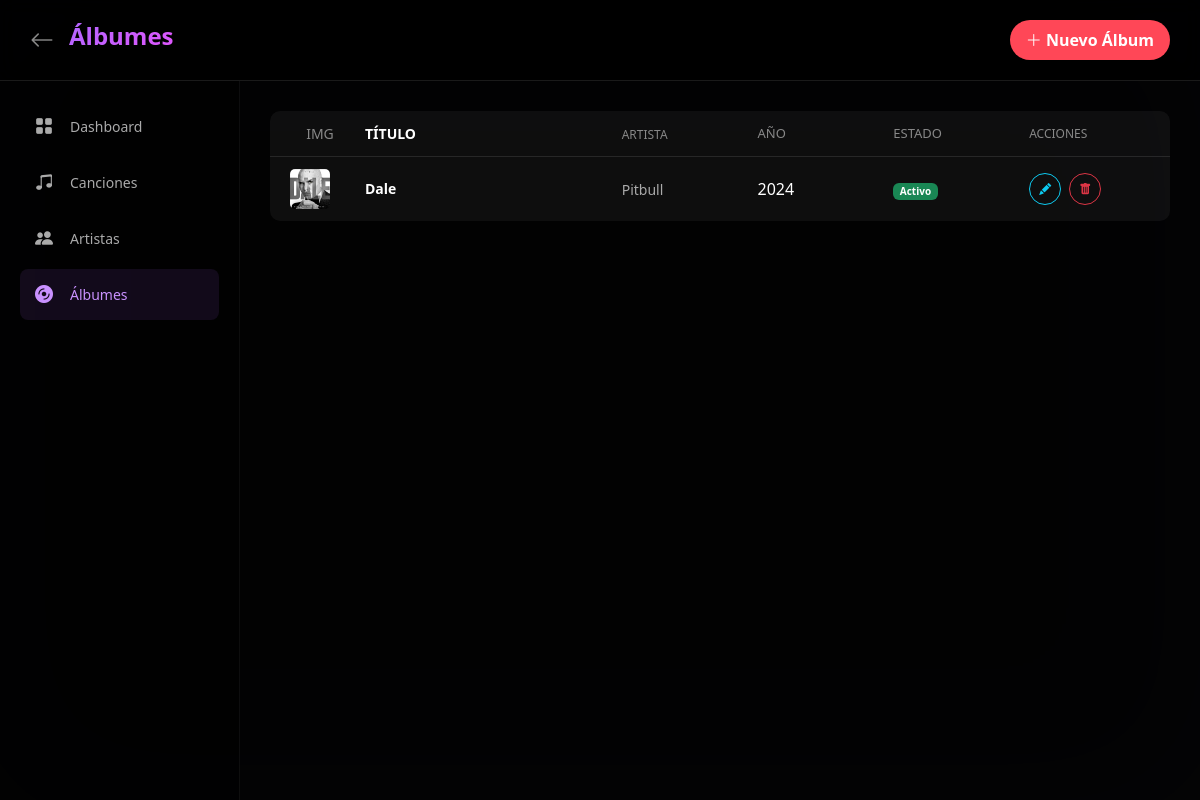
/albums/ (signed in), run on the app's committed database.
### music/models.py (models this page shows, shortened)
class Album(models.Model):
    titulo = models.CharField(max_length=100, db_index=True)
    slug = models.SlugField(max_length=110, unique=True, blank=True, db_index=True)
    artistas = models.ManyToManyField(Artista, related_name="albums")
    descripcion = models.TextField(blank=True, null=True)
    portada = models.ImageField(upload_to='portadas_albums/', null=True, blank=True)
    fecha_lanzamiento = models.DateField(null=True, blank=True)
    fecha_creacion = models.DateTimeField(auto_now_add=True)
    activo = models.BooleanField(default=True)
    class Meta:
        ordering = ['-fecha_lanzamiento', 'titulo']
        verbose_name = 'Álbum'
        verbose_name_plural = 'Álbumes'
        indexes = [
            models.Index(fields=['-fecha_lanzamiento']),
        ]
    def artistas_nombres(self):
        return ", ".join([artista.nombre for artista in self.artistas.all()])

class Artista(models.Model):
    nombre = models.CharField(max_length=100, unique=True, db_index=True)
    slug = models.SlugField(max_length=110, unique=True, blank=True, db_index=True)
    biografia = models.TextField(blank=True, null=True)
    imagen = models.ImageField(upload_to='artistas/', blank=True, null=True)
    fecha_creacion = models.DateTimeField(auto_now_add=True)
    class Meta:
        ordering = ['nombre']
        verbose_name = 'Artista'
        verbose_name_plural = 'Artistas'

### music/views.py (the view)
# urls.py: path('albums/', views.AlbumListView.as_view(), name='lista_albums'),
class AlbumListView(AdminRequiredMixin, ListView):
    model = Album
    template_name = 'music/crud/lista_albums.html'
    context_object_name = 'albums'
    paginate_by = 20

### music/views.py (called while the page is built)
def es_administrador(user):
    return user.groups.filter(name='Administrador').exists() or user.is_superuser

    def test_func(self):
        return es_administrador(self.request.user)

### music/templates/music/crud/lista_albums.html (shortened to what this page needs)
{% extends 'music/base.html' %}
{% load static %}
{% block extra_css %}
<link rel="stylesheet" href="{% static 'music/css/crud.css' %}">
{% endblock %}
{% block content %}
<div class="library-container">
    <div class="background-blur"></div>
    <div class="library-content">
        <header class="library-header">
            <div class="header-left">
                <a href="{% url 'admin_dashboard' %}" class="back-btn"><i class="bi bi-arrow-left"></i></a>
                <h1 class="page-title">Álbumes</h1>
            </div>
            <a href="{% url 'crear_album' %}" class="btn btn-primary btn-crud-save px-3 py-2"
                style="background: #ff4757;">
                <i class="bi bi-plus-lg"></i> Nuevo Álbum
            </a>
        </header>
        <div class="library-main">
            <aside class="library-sidebar">
                <nav class="library-nav">
                    <a href="{% url 'admin_dashboard' %}" class="nav-item">
                        <i class="bi bi-grid-fill"></i>
                        <span>Dashboard</span>
                    </a>
                    <a href="{% url 'lista_canciones' %}" class="nav-item">
                        <i class="bi bi-music-note-beamed"></i>
                        <span>Canciones</span>
                    </a>
                    <a href="{% url 'lista_artistas' %}" class="nav-item">
                        <i class="bi bi-people-fill"></i>
                        <span>Artistas</span>
                    </a>
                    <a href="{% url 'lista_albums' %}" class="nav-item active">
                        <i class="bi bi-disc-fill"></i>
                        <span>Álbumes</span>
                    </a>
                </nav>
            </aside>
            <main class="library-body">
                <div class="songs-list">
                    <div class="song-item header grid-albums">
                        <div class="song-number">IMG</div>
                        <div class="song-title">TÍTULO</div>
                        <div class="song-artist">ARTISTA</div>
                        <div class="song-album">AÑO</div>
                        <div class="song-album">ESTADO</div>
                        <div class="actions">ACCIONES</div>
                    </div>
                    {% for album in albums %}
                    <div class="song-item grid-albums">
                        <div class="song-image">
                            {% if album.portada %}
                            <img src="{{ album.portada.url }}" alt="{{ album.titulo }}">
                            {% else %}
                            <div class="album-icon">
                                <i class="bi bi-disc"></i>
                            </div>
                            {% endif %}
                        </div>
                        <div class="song-info">
                            <h4 class="song-title">{{ album.titulo }}</h4>
                        </div>
                        <div class="song-artist-name">
                            <span style="color: #aaa; font-size: 14px;">{{ album.artistas_nombres }}</span>
                        </div>
                        <div class="song-year">
                            {{ album.fecha_lanzamiento|date:"Y" }}
                        </div>
                        <div class="song-status">
                            {% if album.activo %}
                            <span class="badge bg-success" style="font-size: 10px;">Activo</span>
                            {% else %}
                            <span class="badge badge-count" style="font-size: 10px;">Inactivo</span>
                            {% endif %}
                        </div>
                        <div class="actions d-flex gap-2">
                            <a href="{% url 'editar_album' album.id %}"
                                class="btn btn-sm btn-outline-info btn-action-circle">
                                <i class="bi bi-pencil-fill" style="font-size: 12px;"></i>
                            </a>
                            <a href="{% url 'eliminar_album' album.id %}"
                                class="btn btn-sm btn-outline-danger btn-action-circle">
                                <i class="bi bi-trash-fill" style="font-size: 12px;"></i>
                            </a>
                        </div>
                    </div>
                    {% empty %}
                    <div class="no-items">
                        <i class="bi bi-disc"></i>
                        <p>No hay álbumes registrados.</p>
                    </div>
                    {% endfor %}
                </div>
            </main>
        </div>
    </div>
</div>
{% endblock %}

### music/static/music/css/style.css (style rules this page uses)
:root { --main-purple: #b366ff; --bg-dark: #0b0b0f; --text-gray: #b3b3b3; }
* { box-sizing: border-box; }
body { margin: 0; height: 100vh; background: radial-gradient(circle at center, #14141c, #050507); font-family: "Segoe UI", system-ui, sans-serif; color: #fff; overflow: hidden; }
.background-blur { position: fixed; inset: 0; background-size: cover; background-position: center; filter: brightness(0.2); opacity: 0.7; background-color: #000; z-index: -1; pointer-events: none; }
.header-left { display: flex; align-items: center; gap: 12px; }
.library-container { position: relative; min-height: 100vh; background: #050507; color: white; overflow-x: hidden; }
.background-blur { position: fixed; top: 0; left: 0; width: 100%; height: 100%; background-size: cover; background-position: center; filter: blur(80px) brightness(0.3); opacity: 0.6; z-index: 1; }
.library-content { position: relative; z-index: 2; }
.library-header { display: flex; justify-content: space-between; align-items: center; padding: 20px 30px; background: rgba(0, 0, 0, 0.8); backdrop-filter: blur(10px); border-bottom: 1px solid rgba(255, 255, 255, 0.1); position: sticky; top: 0; z-index: 100; }
.header-left { display: flex; align-items: center; gap: 15px; flex: 1; }
.back-btn { font-size: 24px; cursor: pointer; color: #888; transition: color 0.2s; }
.page-title { font-size: 24px; font-weight: 700; background: linear-gradient(135deg, #b366ff 0%, #e056fd 100%); -webkit-background-clip: text; -webkit-text-fill-color: transparent; }
.library-main { display: flex; min-height: calc(100vh - 80px); }
.library-sidebar { width: 240px; padding: 20px; background: rgba(0, 0, 0, 0.5); border-right: 1px solid rgba(255, 255, 255, 0.05); }
.library-nav { display: flex; flex-direction: column; gap: 5px; }
.nav-item { display: flex; align-items: center; gap: 15px; padding: 12px 15px; color: #aaa; text-decoration: none; border-radius: 8px; transition: all 0.2s; }
.nav-item.active { background: rgba(179, 102, 255, 0.1); color: #c991ff; }
.nav-item i { font-size: 18px; width: 20px; }
.nav-item span { font-size: 14px; font-weight: 500; }
.library-body { flex: 1; padding: 30px; overflow-y: auto; max-height: calc(100vh - 80px); }
.songs-list { background: rgba(255, 255, 255, 0.05); border-radius: 10px; overflow: hidden; margin-bottom: 30px; }
.song-item { display: grid; grid-template-columns: 30px 50px 2fr 1fr 60px; gap: 15px; padding: 12px 20px; align-items: center; border-bottom: 1px solid rgba(255, 255, 255, 0.05); cursor: pointer; transition: background 0.2s; }
.song-item:last-child { border-bottom: none; }
.song-number { color: #888; font-size: 14px; text-align: center; }
.song-image { width: 40px; height: 40px; }
.song-image img { width: 100%; height: 100%; border-radius: 5px; object-fit: cover; }
.song-title { font-size: 14px; font-weight: 600; margin: 0; color: white; }
.song-artist { font-size: 12px; color: #888; margin: 2px 0 0 0; }
.song-album, .song-duration { font-size: 13px; color: #888; }

### music/static/music/css/crud.css (style rules this page uses)
html, body { overflow-y: auto !important; height: auto !important; min-height: 100vh; }
.btn-crud-save { background: #b366ff; border: none; border-radius: 20px; font-weight: bold; padding: 10px 40px; transition: transform 0.2s, background 0.2s; }
.btn-action-circle { border-radius: 50%; width: 32px; height: 32px; padding: 0; display: flex; align-items: center; justify-content: center; }
.song-item.header { color: #888; text-transform: uppercase; font-size: 12px; border-bottom: 1px solid rgba(255, 255, 255, 0.1); align-items: center; }
.grid-albums { display: grid !important; grid-template-columns: 60px 2fr 1fr 1fr 1fr 1fr; gap: 15px; align-items: center; }

### data on the page
Album: portada (picture), titulo "Dale", artistas_nombres "Pitbull", fecha_lanzamiento "2024", activo "Activo"
